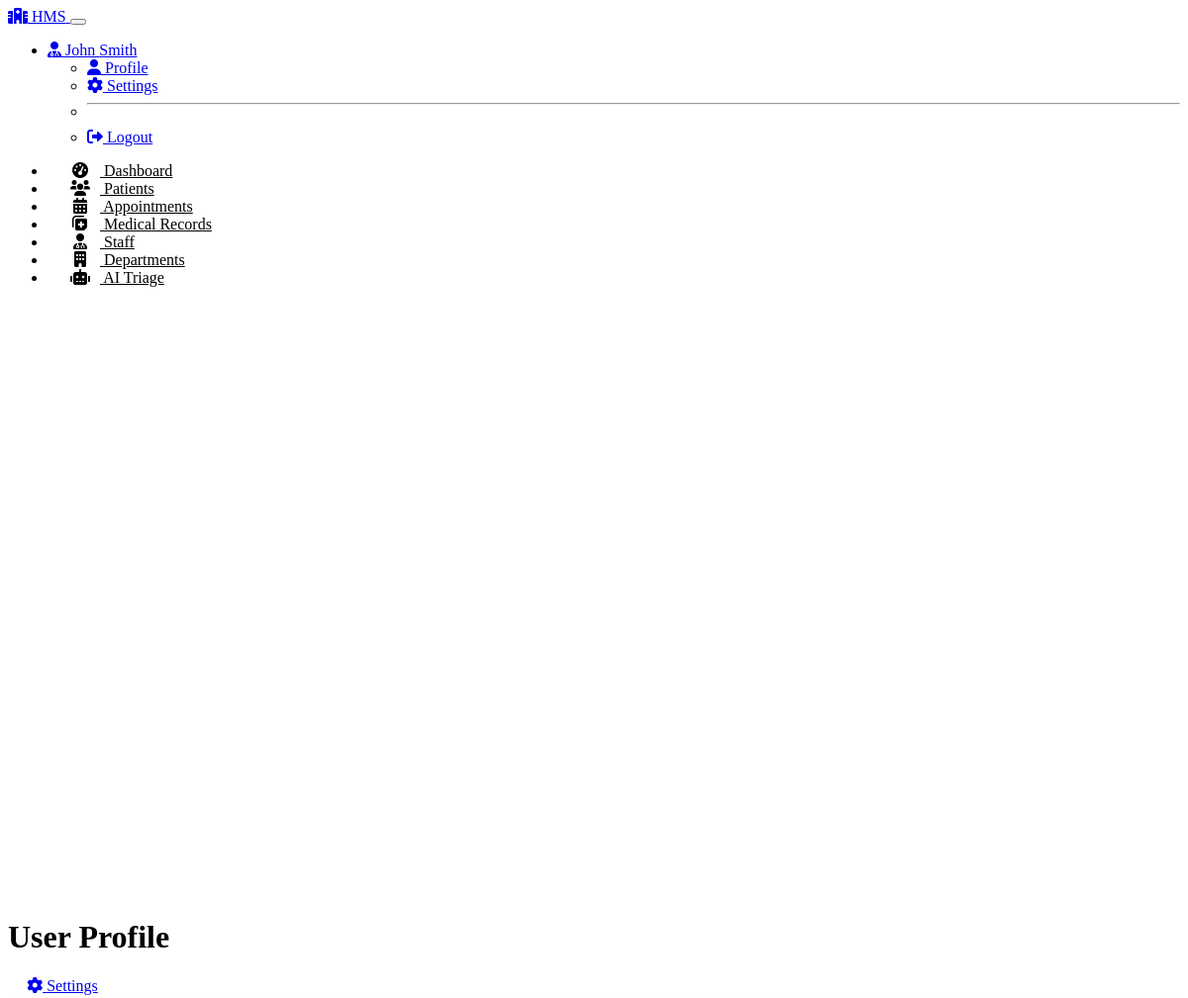
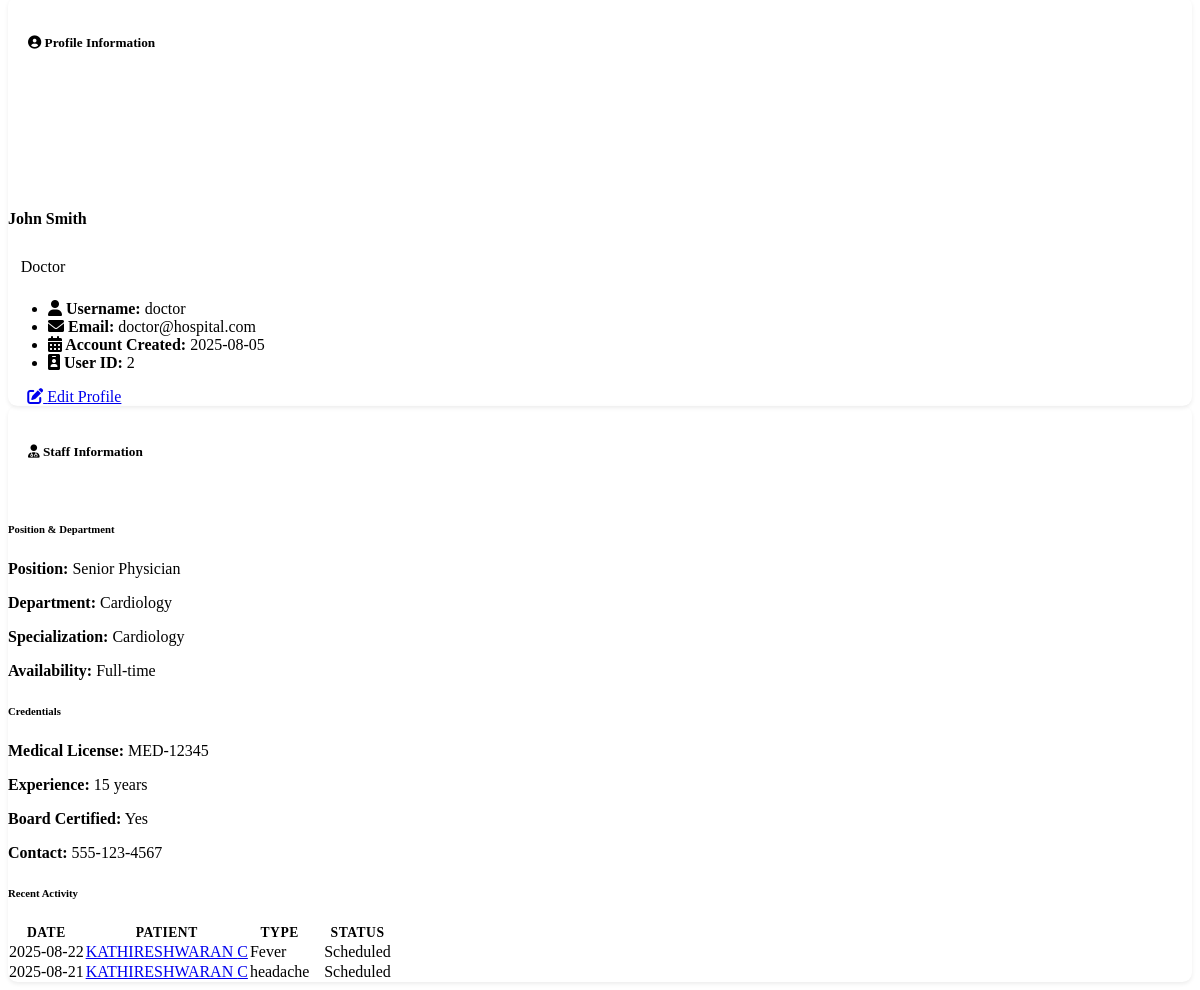
The page /profile (signed in) on the database its author committed (2 pictures, top to bottom).
### models.py (models this page shows, shortened)
class User(UserMixin, db.Model):
    id = db.Column(db.Integer, primary_key=True)
    username = db.Column(db.String(64), unique=True, nullable=False)
    email = db.Column(db.String(120), unique=True, nullable=False)
    password_hash = db.Column(db.String(256), nullable=False)
    first_name = db.Column(db.String(100), nullable=False)
    last_name = db.Column(db.String(100), nullable=False)
    role_id = db.Column(db.Integer, db.ForeignKey('role.id'))
    is_active = db.Column(db.Boolean, default=True)
    created_at = db.Column(db.DateTime, default=datetime.utcnow)

class Role(db.Model):
    id = db.Column(db.Integer, primary_key=True)
    name = db.Column(db.String(80), unique=True, nullable=False)
    description = db.Column(db.String(255))
    users = db.relationship('User', backref='role', lazy='dynamic')

class Staff(db.Model):
    id = db.Column(db.Integer, primary_key=True)
    user_id = db.Column(db.Integer, db.ForeignKey('user.id'), unique=True, nullable=False)
    specialization = db.Column(db.String(100))
    position = db.Column(db.String(100), nullable=False)
    department = db.Column(db.String(100), nullable=False)
    phone = db.Column(db.String(20), nullable=False)
    medical_license = db.Column(db.String(50))
    years_experience = db.Column(db.String(3))
    board_certified = db.Column(db.Boolean, default=False)
    availability = db.Column(db.String(20), default='Full-time')
    user = db.relationship('User', backref=db.backref('staff_profile', uselist=False))
    appointments = db.relationship('Appointment', backref='staff', lazy='dynamic')

class Appointment(db.Model):
    id = db.Column(db.Integer, primary_key=True)
    patient_id = db.Column(db.Integer, db.ForeignKey('patient.id'), nullable=False)
    staff_id = db.Column(db.Integer, db.ForeignKey('staff.id'), nullable=False)
    date = db.Column(db.Date, nullable=False)
    start_time = db.Column(db.Time, nullable=False)
    end_time = db.Column(db.Time, nullable=False)
    reason = db.Column(db.String(200), nullable=False)
    status = db.Column(db.String(20), default='Scheduled')  # 'Scheduled', 'Completed', 'Cancelled'
    notes = db.Column(db.Text)
    created_at = db.Column(db.DateTime, default=datetime.utcnow)
    updated_at = db.Column(db.DateTime, default=datetime.utcnow, onupdate=datetime.utcnow)

class Patient(db.Model):
    id = db.Column(db.Integer, primary_key=True)
    first_name = db.Column(db.String(100), nullable=False)
    last_name = db.Column(db.String(100), nullable=False)
    date_of_birth = db.Column(db.Date, nullable=False)
    gender = db.Column(db.String(20), nullable=False)
    blood_type = db.Column(db.String(10))
    phone = db.Column(db.String(20), nullable=False)
    email = db.Column(db.String(120))
    address = db.Column(db.String(200), nullable=False)
    emergency_contact = db.Column(db.String(100))
    emergency_phone = db.Column(db.String(20))
    insurance_provider = db.Column(db.String(100))
    insurance_id = db.Column(db.String(100))
    created_at = db.Column(db.DateTime, default=datetime.utcnow)
    updated_at = db.Column(db.DateTime, default=datetime.utcnow, onupdate=datetime.utcnow)
    records = db.relationship('MedicalRecord', backref='patient', lazy='dynamic')
    appointments = db.relationship('Appointment', backref='patient', lazy='dynamic')

### routes.py (the view)
@app.route('/profile')
@login_required
def profile():
    from models import Appointment
    return render_template(
        'profile.html',
        title='User Profile',
        Appointment=Appointment
    )

### templates/profile.html (shortened to what this page needs)
{% extends "base.html" %}
{% block header %}User Profile{% endblock %}
{% block header_buttons %}
<a href="{{ url_for('settings') }}" class="btn btn-outline-info">
    <i class="fas fa-cog me-2"></i> Settings
</a>
{% endblock %}
{% block content %}
<div class="row">
    <div class="col-lg-4 mb-4">
        <div class="card shadow-sm h-100">
            <div class="card-header bg-primary text-white">
                <h5 class="mb-0"><i class="fas fa-user-circle me-2"></i> Profile Information</h5>
            </div>
            <div class="card-body">
                <div class="text-center mb-4">
                    <div class="avatar-circle mb-3">
                        <span class="initials">{{ current_user.first_name[0] }}{{ current_user.last_name[0] }}</span>
                    </div>
                    <h4>{{ current_user.first_name }} {{ current_user.last_name }}</h4>
                    <p class="badge rounded-pill bg-info">{{ current_user.role.name }}</p>
                </div>
                <ul class="list-group list-group-flush">
                    <li class="list-group-item bg-transparent">
                        <strong><i class="fas fa-user me-2"></i> Username:</strong>
                        <span class="float-end">{{ current_user.username }}</span>
                    </li>
                    <li class="list-group-item bg-transparent">
                        <strong><i class="fas fa-envelope me-2"></i> Email:</strong>
                        <span class="float-end">{{ current_user.email }}</span>
                    </li>
                    <li class="list-group-item bg-transparent">
                        <strong><i class="fas fa-calendar-alt me-2"></i> Account Created:</strong>
                        <span class="float-end">{{ current_user.created_at.strftime('%Y-%m-%d') }}</span>
                    </li>
                    <li class="list-group-item bg-transparent">
                        <strong><i class="fas fa-id-badge me-2"></i> User ID:</strong>
                        <span class="float-end">{{ current_user.id }}</span>
                    </li>
                </ul>
            </div>
            <div class="card-footer bg-transparent">
                <a href="{{ url_for('settings') }}" class="btn btn-outline-primary w-100">
                    <i class="fas fa-edit me-2"></i> Edit Profile
                </a>
            </div>
        </div>
    </div>
    {% if current_user.staff_profile %}
    <div class="col-lg-8 mb-4">
        <div class="card shadow-sm h-100">
            <div class="card-header bg-info text-white">
                <h5 class="mb-0"><i class="fas fa-user-md me-2"></i> Staff Information</h5>
            </div>
            <div class="card-body">
                <div class="row">
                    <div class="col-md-6">
                        <h6 class="border-bottom pb-2 mb-3">Position & Department</h6>
                        <p><strong>Position:</strong> {{ current_user.staff_profile.position }}</p>
                        <p><strong>Department:</strong> {{ current_user.staff_profile.department }}</p>
                        <p><strong>Specialization:</strong> {{ current_user.staff_profile.specialization or 'N/A' }}</p>
                        <p><strong>Availability:</strong> {{ current_user.staff_profile.availability }}</p>
                    </div>
                    <div class="col-md-6">
                        <h6 class="border-bottom pb-2 mb-3">Credentials</h6>
                        <p><strong>Medical License:</strong> {{ current_user.staff_profile.medical_license or 'N/A' }}</p>
                        <p><strong>Experience:</strong> {{ current_user.staff_profile.years_experience or 'N/A' }} years</p>
                        <p><strong>Board Certified:</strong> {{ 'Yes' if current_user.staff_profile.board_certified else 'No' }}</p>
                        <p><strong>Contact:</strong> {{ current_user.staff_profile.phone }}</p>
                    </div>
                </div>
                <div class="mt-4">
                    <h6 class="border-bottom pb-2 mb-3">Recent Activity</h6>
                    {% if current_user.staff_profile.appointments.count() > 0 %}
                    <div class="table-responsive">
                        <table class="table table-hover">
                            <thead>
                                <tr>
                                    <th>Date</th>
                                    <th>Patient</th>
                                    <th>Type</th>
                                    <th>Status</th>
                                </tr>
                            </thead>
                            <tbody>
                                {% for appt in current_user.staff_profile.appointments.order_by(Appointment.date.desc()).limit(5).all() %}
                                <tr>
                                    <td>{{ appt.date.strftime('%Y-%m-%d') }}</td>
                                    <td>
                                        <a href="{{ url_for('view_patient', id=appt.patient.id) }}">
                                            {{ appt.patient.first_name }} {{ appt.patient.last_name }}
                                        </a>
                                    </td>
                                    <td>{{ appt.reason }}</td>
                                    <td>
                                        <span class="badge rounded-pill {% if appt.status == 'Scheduled' %}bg-info{% elif appt.status == 'Completed' %}bg-success{% else %}bg-danger{% endif %}">
                                            {{ appt.status }}
                                        </span>
                                    </td>
                                </tr>
                                {% endfor %}
                            </tbody>
                        </table>
                    </div>
                    {% else %}
                    <p class="text-muted text-center">No recent appointments found.</p>
                    {% endif %}
                </div>
            </div>
        </div>
    </div>
    {% endif %}
</div>
{% endblock %}

### templates/base.html (shortened to what this page needs)
<!DOCTYPE html>
<html lang="en" data-bs-theme="dark">
<head>
    <link rel="stylesheet" href="https://cdn.replit.com/agent/bootstrap-agent-dark-theme.min.css">
    <link rel="stylesheet" href="https://cdnjs.cloudflare.com/ajax/libs/font-awesome/6.0.0/css/all.min.css">
    <link rel="stylesheet" href="{{ url_for('static', filename='css/custom.css') }}">
</head>
<body>
    {% if current_user.is_authenticated %}
    <nav class="navbar navbar-expand-lg navbar-hospital">
        <div class="container-fluid">
            <a class="navbar-brand d-flex align-items-center" href="{{ url_for('dashboard') }}">
                <i class="fas fa-hospital me-2 text-info"></i>
                <span>HMS</span>
            </a>
            <button class="navbar-toggler" type="button" data-bs-toggle="collapse" data-bs-target="#navbarNav"
                    aria-controls="navbarNav" aria-expanded="false" aria-label="Toggle navigation">
            </button>
            <div class="collapse navbar-collapse" id="navbarNav">
                <ul class="navbar-nav ms-auto">
                    <li class="nav-item dropdown">
                        <a class="nav-link dropdown-toggle" href="#" id="navbarDropdown" role="button"
                            data-bs-toggle="dropdown" aria-expanded="false">
                            <i class="fas fa-user-md me-1"></i> {{ current_user.first_name }} {{ current_user.last_name }}
                        </a>
                        <ul class="dropdown-menu dropdown-menu-end" aria-labelledby="navbarDropdown">
                            <li><a class="dropdown-item" href="{{ url_for('profile') }}"><i class="fas fa-user me-2"></i> Profile</a></li>
                            <li><a class="dropdown-item" href="{{ url_for('settings') }}"><i class="fas fa-cog me-2"></i> Settings</a></li>
                            <li><hr class="dropdown-divider"></li>
                            <li><a class="dropdown-item" href="{{ url_for('logout') }}"><i class="fas fa-sign-out-alt me-2"></i> Logout</a></li>
                        </ul>
                    </li>
                </ul>
            </div>
        </div>
    </nav>
    <div class="container-fluid">
        <div class="row">
            <div class="col-lg-2 col-md-3 px-0">
                <div class="sidebar py-3">
                    <ul class="nav flex-column">
                        <li class="nav-item">
                            <a class="nav-link {% if request.path == url_for('dashboard') %}active{% endif %}"
                               href="{{ url_for('dashboard') }}">
                                <i class="fas fa-tachometer-alt"></i> Dashboard
                            </a>
                        </li>
                        <li class="nav-item">
                            <a class="nav-link {% if '/patients' in request.path %}active{% endif %}"
                               href="{{ url_for('patients') }}">
                                <i class="fas fa-users"></i> Patients
                            </a>
                        </li>
                        <li class="nav-item">
                            <a class="nav-link {% if '/appointments' in request.path %}active{% endif %}"
                               href="{{ url_for('appointments') }}">
                                <i class="fas fa-calendar-alt"></i> Appointments
                            </a>
                        </li>
                        <li class="nav-item">
                            <a class="nav-link {% if '/records' in request.path %}active{% endif %}"
                               href="{{ url_for('records') }}">
                                <i class="fas fa-notes-medical"></i> Medical Records
                            </a>
                        </li>
                        <li class="nav-item">
                            <a class="nav-link {% if '/staff' in request.path %}active{% endif %}"
                               href="{{ url_for('staff') }}">
                                <i class="fas fa-user-md"></i> Staff
                            </a>
                        </li>
                        <li class="nav-item">
                            <a class="nav-link {% if '/departments' in request.path %}active{% endif %}"
                               href="{{ url_for('departments') }}">
                                <i class="fas fa-building"></i> Departments
                            </a>
                        </li>
                        {% if current_user.role.name in ['Doctor', 'Nurse', 'Admin'] %}
                        <li class="nav-item">
                            <a class="nav-link {% if '/triage' in request.path %}active{% endif %}"
                               href="{{ url_for('triage') }}">
                                <i class="fas fa-robot"></i> AI Triage
                            </a>
                        </li>
                        {% endif %}
                    </ul>
                </div>
            </div>
            <div class="col-lg-10 col-md-9 py-4">
                <div class="d-flex justify-content-between align-items-center mb-4">
                    <h1 class="h2">{% block header %}{% endblock %}</h1>
                    <div>
                        {% block header_buttons %}{% endblock %}
                    </div>
                </div>
                {% block content %}{% endblock %}
            </div>
        </div>
    </div>
    {% endif %}
</body>
</html>

### rows shown on the page
User: first_name "John", last_name "Smith", username "doctor", email "doctor@hospital.com", created_at "2025-08-05", id "2"
Role: role.name "Doctor"
Staff: staff_profile.position "Senior Physician", staff_profile.department "Cardiology", staff_profile "Cardiology", staff_profile.availability "Full-time", staff_profile "MED-12345", staff_profile "15", board_certified "Yes", staff_profile.phone "555-123-4567"
Appointment: date "2025-08-22", patient.first_name "KATHIRESHWARAN", patient.last_name "C", reason "Fever", status "Scheduled"
Appointment: date "2025-08-21", patient.first_name "KATHIRESHWARAN", patient.last_name "C", reason "headache", status "Scheduled"
